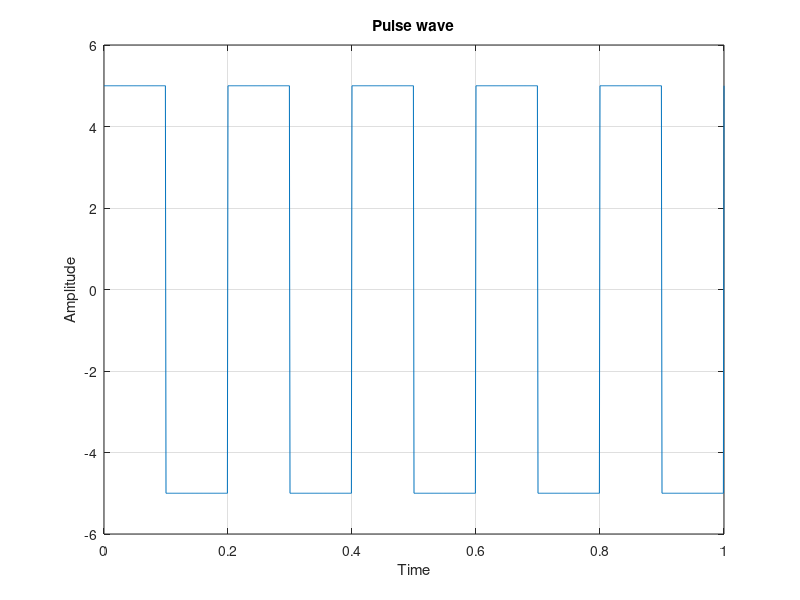

MATLAB code for this plot:
% Pulse wave
t = 0:0.001:1;
a = 5;
f = 5;
z = a*square(2*pi*f*t);

plot(t,z);
title('Pulse wave');
xlabel('Time');
ylabel('Amplitude');
grid on; 
